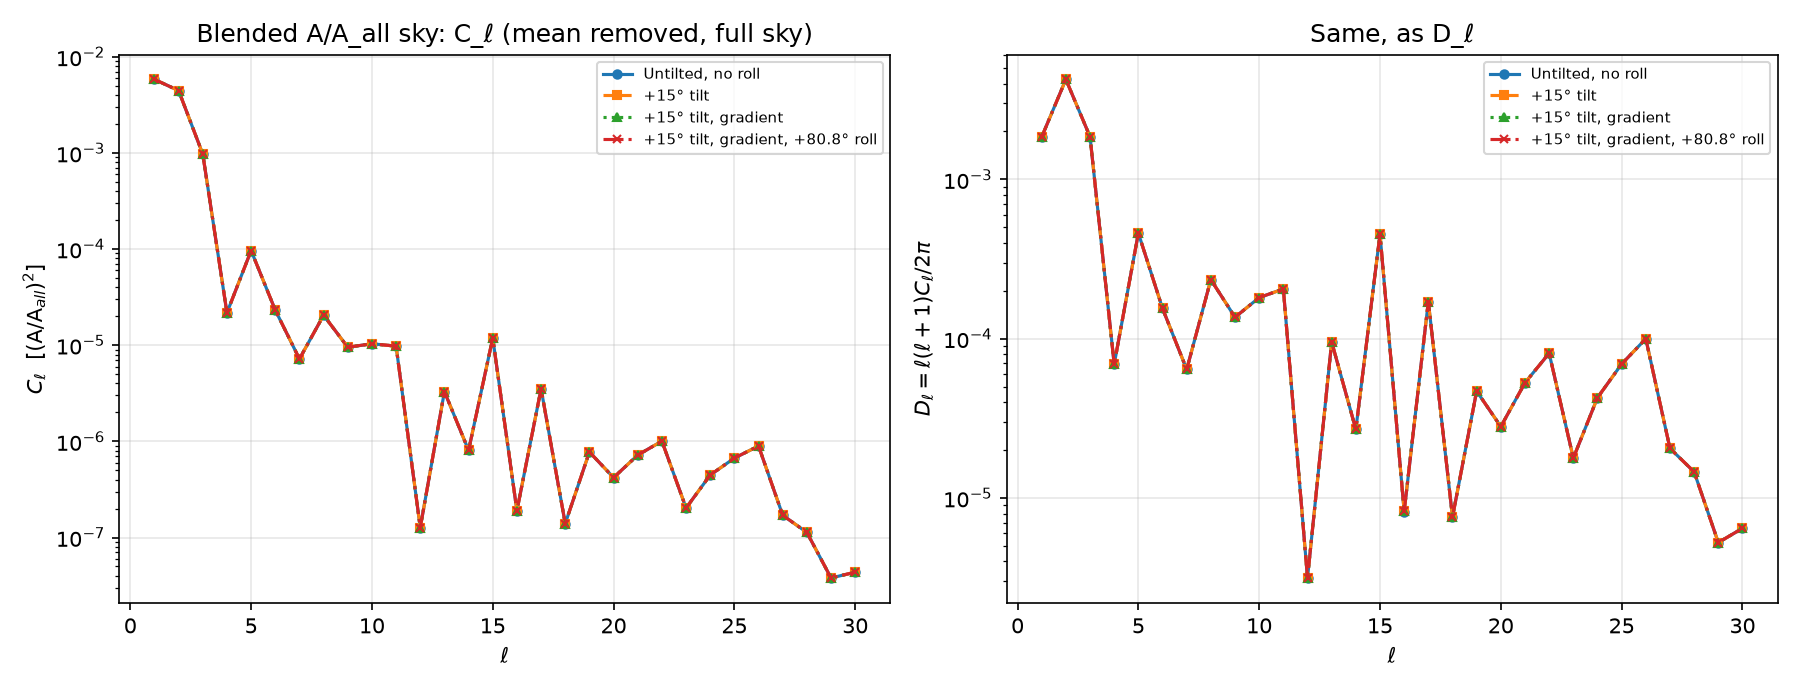

The script that saved this image:
"""Spherical power spectrum of the blended A/A_all sky (fig8_orientation_seq_values_nobands_blend, panel B).
Same value formula/orientation as make_fig05_sky_orientation_values_nobands_blend.py (imported):
value(n) = w*A(theta)+(1-w)*A(360-theta), theta=arccos(n.D), w=(1+cos psi)/2, cos psi=(n.y)/sqrt(1-(n.D)^2).
HEALPix nside=128, full sky, no mask, mean removed, healpy.anafast lmax=30. Writes A_sky_Cl_blend.json/.png."""
import json, numpy as np, healpy as hp, matplotlib; matplotlib.use("Agg")
import matplotlib.pyplot as plt
import make_fig05_sky_orientation_values_nobands_blend as V
NS, LMAX = 128, 30
LAB = ["Untilted, no roll", "+15° tilt", "+15° tilt, gradient", "+15° tilt, gradient, +80.8° roll"]
n = np.stack(hp.pix2vec(NS, np.arange(hp.nside2npix(NS))), -1)  # Galactic (cos b cos l, cos b sin l, sin b)
out = {"nside": NS, "lmax": LMAX, "rows": {}}
ell = np.arange(LMAX + 1)
fig, ax = plt.subplots(1, 2, figsize=(12, 4.6))
for i, s in enumerate(V.base.RING_SCRIPTS):
    m = V.load(s, i); geo = m.compute_geometry(m.migkas_scan_stops())
    mp = V.A_on_dirs(m, geo["D"], n); mp = mp - mp.mean()
    cl = hp.anafast(mp, lmax=LMAX)
    out["rows"][LAB[i]] = {"script": s, "D": list(map(float, geo["D"])), "Cl": cl.tolist(),
                           "map_rms": float(mp.std())}
    for a, y in zip(ax, [cl, ell*(ell+1)*cl/(2*np.pi)]):
        a.semilogy(ell[1:], y[1:], "o-" if i == 0 else ["s--", "^:", "x-."][i-1], ms=4, label=LAB[i])
ax[0].set(xlabel="ℓ", ylabel=r"$C_\ell$  [(A/A$_{all}$)$^2$]", title="Blended A/A_all sky: C_ℓ (mean removed, full sky)")
ax[1].set(xlabel="ℓ", ylabel=r"$D_\ell=\ell(\ell+1)C_\ell/2\pi$", title="Same, as D_ℓ")
for a in ax: a.legend(fontsize=7); a.grid(alpha=.3)
C = np.array([r["Cl"] for r in out["rows"].values()])
out["max_rel_spread_l1_8"] = float(np.max((C.max(0)-C.min(0))[1:9]/C.mean(0)[1:9]))
fig.tight_layout(); fig.savefig("A_sky_Cl_blend.png", dpi=150)
json.dump(out, open("A_sky_Cl_blend.json", "w"), indent=1)
print("spread", out["max_rel_spread_l1_8"])
for k, r in out["rows"].items(): print(k, ["%.3e" % c for c in r["Cl"][1:9]])
